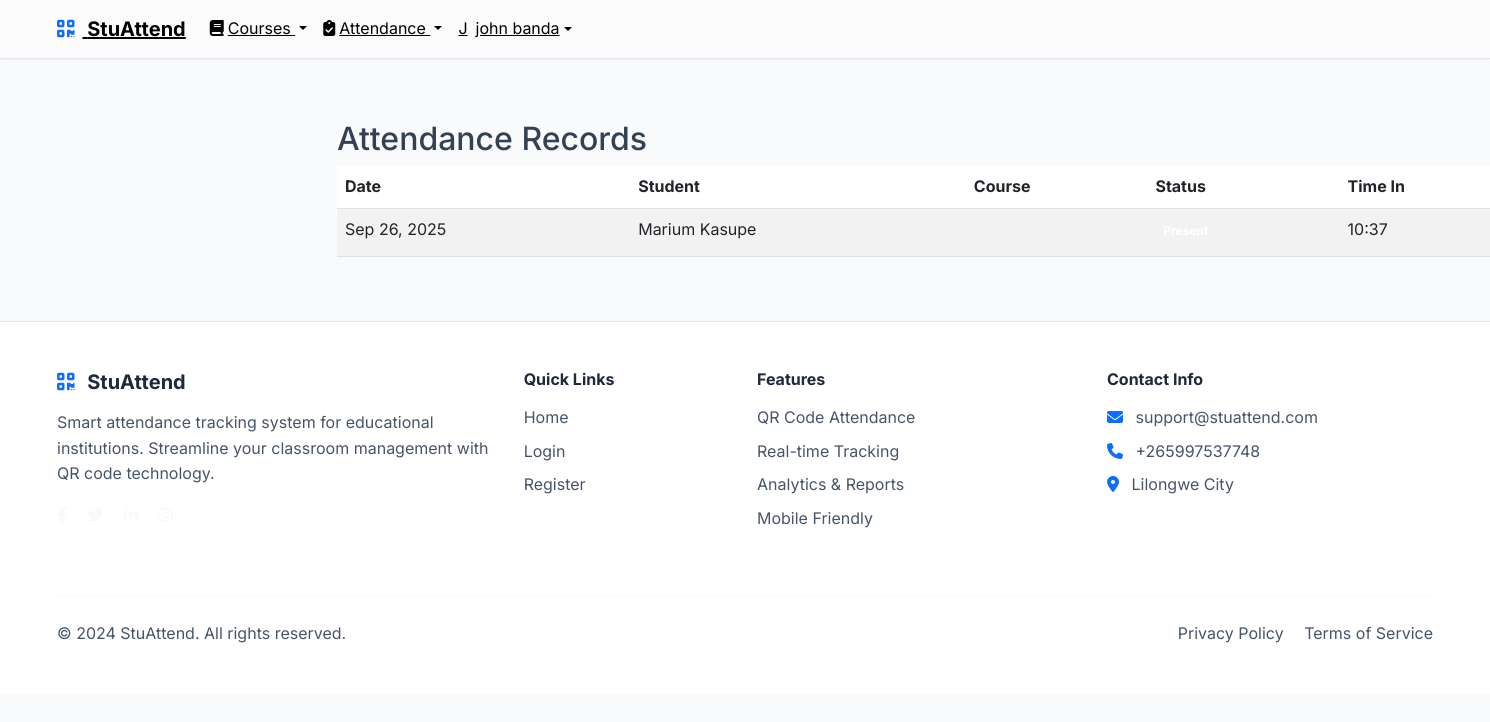
/attendance/attendance-records/ (signed in), run on the app's committed database.
### accounts/models.py (models this page shows, shortened)
class User(AbstractUser):
    ROLE_CHOICES = [
        ('admin', 'Administrator'),
        ('lecturer', 'Lecturer'),
        ('student', 'Student'),
    ]
    role = models.CharField(max_length=10, choices=ROLE_CHOICES, default='student')
    email = models.EmailField(unique=True)
    phone = models.CharField(
        max_length=15,
        validators=[RegexValidator(r'^\+?1?\d{9,15}$')],
        blank=True,
        null=True
    )
    created_at = models.DateTimeField(auto_now_add=True)
    updated_at = models.DateTimeField(auto_now=True)
    USERNAME_FIELD = 'email'
    REQUIRED_FIELDS = ['username', 'first_name', 'last_name']

class Student(models.Model):
    GENDER_CHOICES = [
        ('Male', 'Male'),
        ('Female', 'Female'),
        ('Other', 'Other'),
    ]
    user = models.OneToOneField(User, on_delete=models.CASCADE, related_name='student_profile')
    student_id = models.CharField(max_length=20, unique=True)
    program = models.CharField(max_length=100)  # Renamed from department
    level = models.IntegerField(choices=[(i, str(i)) for i in range(1, 5)], default=1)  # Renamed from year_of_study
    enrollment_year = models.PositiveIntegerField(null=True, blank=True)  # Replaced enrollment_date
    date_of_birth = models.DateField(null=True, blank=True)
    gender = models.CharField(max_length=10, choices=GENDER_CHOICES, null=True, blank=True)
    address = models.TextField(null=True, blank=True)

### attendance/models.py (models this page shows, shortened)
class AttendanceRecord(models.Model):
    STATUS_CHOICES = [
        ('present', 'Present'),
        ('absent', 'Absent'),
        ('late', 'Late'),
        ('excused', 'Excused'),
    ]
    student = models.ForeignKey(Student, on_delete=models.CASCADE, related_name='attendance_records')
    course = models.ForeignKey(Course, on_delete=models.CASCADE, related_name='attendance_records')
    qr_code = models.ForeignKey(QRCode, on_delete=models.CASCADE, related_name='attendance_records')
    date = models.DateField()
    time_in = models.DateTimeField()
    status = models.CharField(max_length=10, choices=STATUS_CHOICES, default='present')
    marked_by = models.CharField(max_length=20, choices=[('qr_scan', 'QR Scan'), ('manual', 'Manual')])
    ip_address = models.GenericIPAddressField(null=True, blank=True)
    user_agent = models.TextField(blank=True)
    class Meta:
        unique_together = ['student', 'course', 'date']
        ordering = ['-date', '-time_in']

### attendance/views.py (the view, shortened to what this page needs)
# urls.py: path('attendance-records/', views.attendance_record_list, name='attendance_record_list'),
@login_required
def attendance_record_list(request):
    records = AttendanceRecord.objects.all().select_related('student', 'course', 'qr_code')
    if request.user.role == 'lecturer':
        try:
            lecturer_profile = request.user.lecturer_profile
            records = records.filter(course__lecturer=lecturer_profile)
        except User.lecturer_profile.RelatedObjectDoesNotExist:
            messages.warning(request, 'You do not have a lecturer profile. Please contact administrator.')
            records = AttendanceRecord.objects.none()
    paginator = Paginator(records, 20)
    page_number = request.GET.get('page')
    records = paginator.get_page(page_number)
    context = {
        'records': records,
    }
    return render(request, 'attendance/attendance_record_list.html', context)

### templates/attendance/attendance_record_list.html (shortened to what this page needs)
{% extends 'base/base.html' %}
{% load static %}
{% block content %}
<div class="container mt-4">
    <div class="row">
        <div class="col-md-12">
            <h2>Attendance Records</h2>
            {% if records %}
            <div class="table-responsive">
                <table class="table table-striped">
                    <thead>
                        <tr>
                            <th>Date</th>
                            <th>Student</th>
                            <th>Course</th>
                            <th>Status</th>
                            <th>Time In</th>
                        </tr>
                    </thead>
                    <tbody>
                        {% for record in records %}
                        <tr>
                            <td>{{ record.date|date:"M d, Y" }}</td>
                            <td>{{ record.student.user.get_full_name }}</td>
                            <td>{{ record.course.title }}</td>
                            <td>
                                <span class="badge badge-{% if record.status == 'present' %}success{% else %}danger{% endif %}">
                                </span>
                            </td>
                            <td>{{ record.time_in|time:"H:i" }}</td>
                        </tr>
                        {% endfor %}
                    </tbody>
                </table>
            </div>
            {% else %}
            <div class="alert alert-info">
                No attendance records found.
            </div>
            {% endif %}
        </div>
    </div>
</div>
{% endblock %}

### templates/base/base.html (shortened to what this page needs)
<!DOCTYPE html>
<html lang="en">
{% load static %}
<head>
    <link href="https://cdn.jsdelivr.net/npm/bootstrap@5.3.0/dist/css/bootstrap.min.css" rel="stylesheet">
    <link rel="stylesheet" href="https://cdn.jsdelivr.net/npm/bootstrap-icons@1.10.0/font/bootstrap-icons.css">
    <link rel="stylesheet" href="https://cdnjs.cloudflare.com/ajax/libs/font-awesome/6.4.0/css/all.min.css">
    <link rel="stylesheet" href="{% static 'css/modern-styles.css' %}">
    <link rel="stylesheet" href="{% static 'css/styles.css' %}">
</head>
<body>
    <nav class="navbar navbar-expand-lg navbar-modern fixed-top" id="mainNavbar">
        <div class="container">
            <a class="navbar-brand fw-bold" href="/">
                <i class="fas fa-qrcode text-primary me-2"></i>
                StuAttend
            </a>
            <div class="collapse navbar-collapse" id="navbarNav">
                <ul class="navbar-nav">
                    {% if user.is_authenticated %}
                        <li class="nav-item dropdown">
                            <a class="nav-link dropdown-toggle {% if 'courses' in request.path %}active{% endif %}" href="#" id="coursesDropdown" role="button" data-bs-toggle="dropdown" aria-expanded="false">
                                <i class="fas fa-book me-1"></i>Courses
                            </a>
                        </li>
                        <li class="nav-item dropdown">
                            <a class="nav-link dropdown-toggle {% if 'attendance' in request.path %}active{% endif %}" href="#" id="attendanceDropdown" role="button" data-bs-toggle="dropdown" aria-expanded="false">
                                <i class="fas fa-clipboard-check me-1"></i>Attendance
                            </a>
                        </li>
                        <li class="nav-item dropdown">
                            <a class="nav-link dropdown-toggle d-flex align-items-center" href="#" id="navbarDropdown" role="button" data-bs-toggle="dropdown">
                                <div class="avatar-circle me-2">
                                    {{ user.get_full_name|default:user.username|first|upper }}
                                </div>
                                {{ user.get_full_name|default:user.username }}
                            </a>
                        </li>
                    {% endif %}
                </ul>
            </div>
        </div>
    </nav>
    <main class="{% if not request.path == '/' %}main-content container-fluid mt-5 pt-5{% endif %}">
        {% block content %}{% endblock %}
    </main>
    <footer class="footer-modern py-5 mt-5">
        <div class="container">
            <div class="row">
                <div class="col-lg-4 mb-4">
                    <h5 class="fw-bold mb-3">
                        <i class="fas fa-qrcode text-primary me-2"></i>
                        StuAttend
                    </h5>
                    <p class="text-light-emphasis">
                        Smart attendance tracking system for educational institutions.
                        Streamline your classroom management with QR code technology.
                    </p>
                    <div class="social-links">
                        <a href="#" class="text-light me-3"><i class="fab fa-facebook-f"></i></a>
                        <a href="#" class="text-light me-3"><i class="fab fa-twitter"></i></a>
                        <a href="#" class="text-light me-3"><i class="fab fa-linkedin-in"></i></a>
                        <a href="#" class="text-light"><i class="fab fa-instagram"></i></a>
                    </div>
                </div>
                <div class="col-lg-2 mb-4">
                    <h6 class="fw-bold mb-3">Quick Links</h6>
                    <ul class="list-unstyled">
                        <li class="mb-2"><a href="/" class="text-light-emphasis text-decoration-none">Home</a></li>
                        <li class="mb-2"><a href="{% url 'accounts:login' %}" class="text-light-emphasis text-decoration-none">Login</a></li>
                        <li class="mb-2"><a href="{% url 'accounts:register' %}" class="text-light-emphasis text-decoration-none">Register</a></li>
                    </ul>
                </div>
                <div class="col-lg-3 mb-4">
                    <h6 class="fw-bold mb-3">Features</h6>
                    <ul class="list-unstyled">
                        <li class="mb-2"><a href="#" class="text-light-emphasis text-decoration-none">QR Code Attendance</a></li>
                        <li class="mb-2"><a href="#" class="text-light-emphasis text-decoration-none">Real-time Tracking</a></li>
                        <li class="mb-2"><a href="#" class="text-light-emphasis text-decoration-none">Analytics & Reports</a></li>
                        <li class="mb-2"><a href="#" class="text-light-emphasis text-decoration-none">Mobile Friendly</a></li>
                    </ul>
                </div>
                <div class="col-lg-3 mb-4">
                    <h6 class="fw-bold mb-3">Contact Info</h6>
                    <ul class="list-unstyled">
                        <li class="mb-2">
                            <i class="fas fa-envelope text-primary me-2"></i>
                            <span class="text-light-emphasis">support@stuattend.com</span>
                        </li>
                        <li class="mb-2">
                            <i class="fas fa-phone text-primary me-2"></i>
                            <span class="text-light-emphasis">+265997537748</span>
                        </li>
                        <li class="mb-2">
                            <i class="fas fa-map-marker-alt text-primary me-2"></i>
                            <span class="text-light-emphasis">Lilongwe City</span>
                        </li>
                    </ul>
                </div>
            </div>
            <hr class="my-4">
            <div class="row align-items-center">
                <div class="col-md-6">
                    <p class="text-light-emphasis mb-0">&copy; 2024 StuAttend. All rights reserved.</p>
                </div>
                <div class="col-md-6 text-md-end">
                    <a href="#" class="text-light-emphasis text-decoration-none me-3">Privacy Policy</a>
                    <a href="#" class="text-light-emphasis text-decoration-none">Terms of Service</a>
                </div>
            </div>
        </div>
    </footer>
</body>
</html>

### static/css/modern-styles.css (style rules this page uses)
:root { --primary-color: #6366f1; --primary-dark: #4f46e5; --secondary-color: #8b5cf6; --accent-color: #06b6d4; --success-color: #10b981; --warning-color: #f59e0b; --error-color: #ef4444; --dark-color: #1e293b; --light-color: #f8fafc; --gray-100: #f1f5f9; --gray-200: #e2e8f0; --gray-300: #cbd5e1; --gray-400: #94a3b8; --gray-500: #64748b; --gray-600: #475569; --gray-700: #334155; --gray-800: #1e293b; --gray-900: #0f172a; --shadow-sm: 0 1px 2px 0 rgb(0 0 0 / 0.05); --shadow-md: 0 4px 6px -1px rgb(0 0 0 / 0.1), 0 2px 4px -2px rgb(0 0 0 / 0.1); --shadow-lg: 0 10px 15px -3px rgb(0 0 0 / 0.1), 0 4px 6px -4px rgb(0 0 0 / 0.1); --shadow-xl: 0 20px 25px -5px rgb(0 0 0 / 0.1), 0 8px 10px -6px rgb(0 0 0 / 0.1); --border-radius: 0.5rem; --border-radius-lg: 0.75rem; --border-radius-xl: 1rem; }
* { margin: 0; padding: 0; box-sizing: border-box; }
body { font-family: 'Inter', -apple-system, BlinkMacSystemFont, 'Segoe UI', Roboto, sans-serif; line-height: 1.6; color: var(--gray-700); background-color: var(--light-color); }
.navbar-modern { background: #FBFBFB; backdrop-filter: blur(10px); border-bottom: 1px solid var(--gray-200); transition: all 0.3s ease; box-shadow: var(--shadow-sm); z-index: 1030; }
.navbar-modern .navbar-brand, .navbar-modern .nav-link { color: initial !important; text-decoration: underline !important; }
.footer-modern { background: white; color: var(--gray-700); border-top: 1px solid var(--gray-200); padding: 3rem 0 1rem; }
.footer-modern h5, .footer-modern h6 { color: var(--gray-800); }
.footer-modern .text-light-emphasis { color: var(--gray-600) !important; }
.footer-modern a { color: initial; text-decoration: underline; transition: none; }
.footer-modern .social-links a { color: var(--gray-600); transition: color 0.3s ease; }
.footer-modern hr { border-color: var(--gray-200); }
.main-content { transition: margin-left 0.3s ease; }
@media (min-width: 992px) { .main-content { margin-left: 280px; } }
@media (min-width: 1200px) { .container { max-width: 1400px; } }
body { transition: padding-top 0.3s ease; }

### data on the page
User: get_full_name|first "J", get_full_name "john banda"
AttendanceRecord: date "Sep 26, 2025", student.user.get_full_name "Marium Kasupe", time_in "10:37"
